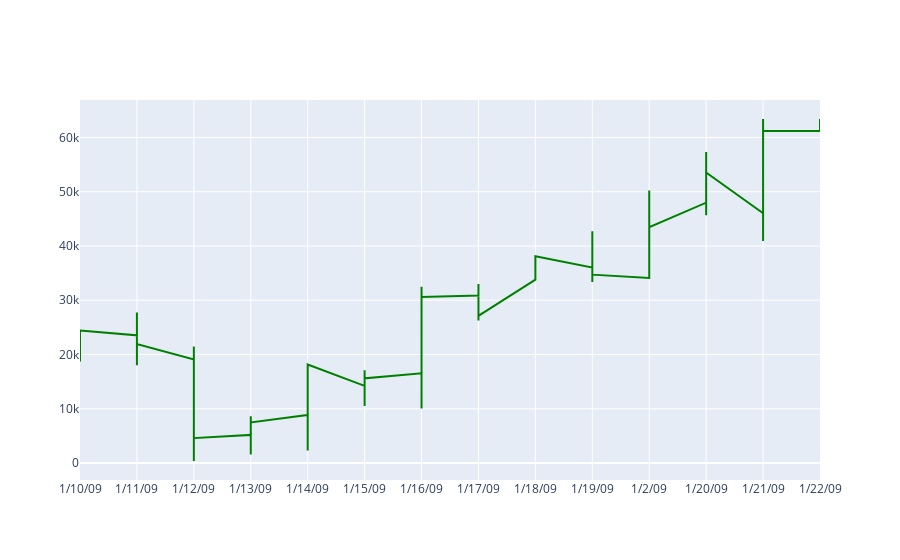

The cell this chart's notebook holds for it:
### Code cell
data = pd.read_csv('schedule.csv', index_col=0)
d=data.sort_values(by='datetime')
d=d[d['season']==20]
# d['cd']=np.cumsum(d['distance_traveled'])
# d
fig = go.Figure()
fig.add_trace(
    go.Scatter(x = d['datetime'], 
#             y = d.groupby('datetime')['cd'].mean()/len(teams),
            y = d.groupby('datetime')['cumulative_distance'].mean(),
            mode = 'lines',
            line={'color': 'green'},
            name='Average',
            )
)
fig.show()

### Figure 1 — Plotly figure (JSON) as saved in the notebook; plotly's stock layout.template omitted (floating-point values rounded to 4 significant figures; data arrays with more than 128 entries replaced by an {"elided": "..."} marker saying what was removed)
{"data": [{"line": {"color": "green"}, "mode": "lines", "name": "Average", "type": "scatter", "x": {"elided": "2630 str values"}, "y": {"elided": "208 float values"}}], "layout": {}}
